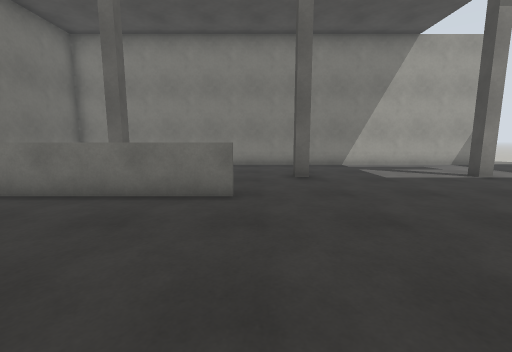
[1] (above)

14 first-person views from a walk through a world built for the Gazebo simulator. The camera is 1.2 m above the floor, tilts 8° down and sees 90° across. The floor is counted in squares, 1 m on a side. Each view is taken from the middle of a square. On the plan, view 1 faces up. The plan holds only what a view shows up to about 12 squares ahead; the rest is blank.

[2]
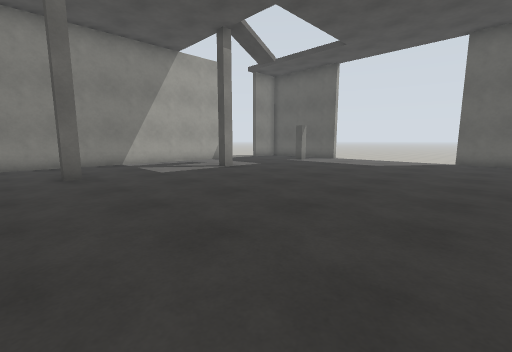

[3]
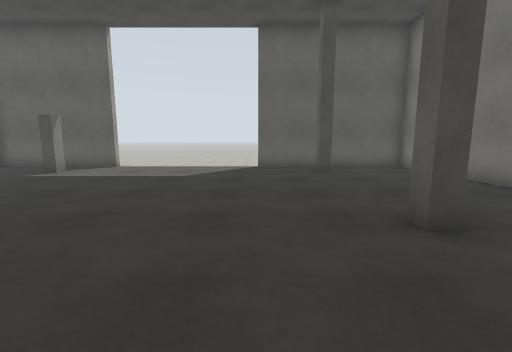

[4]
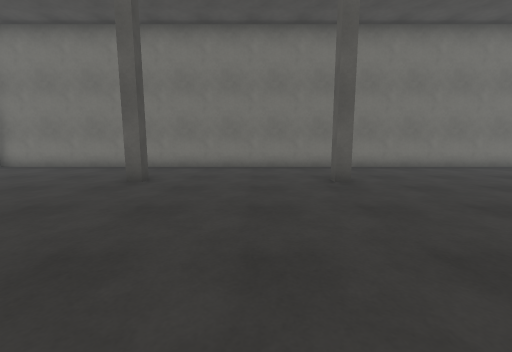

[5]
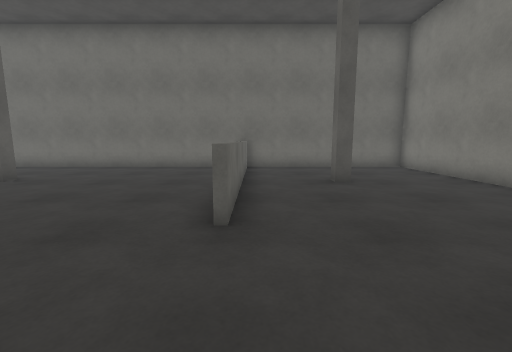

[6]
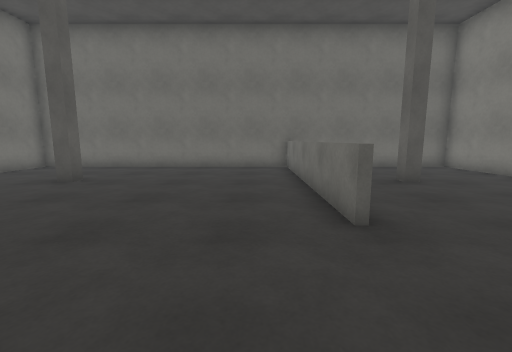

[7]
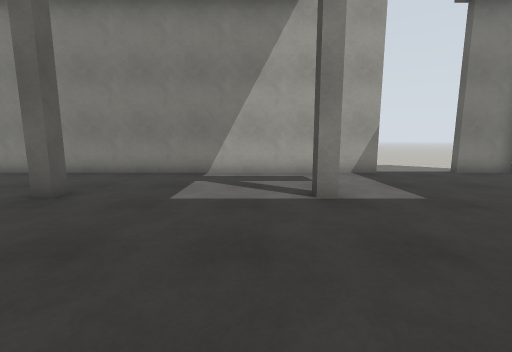

[8]
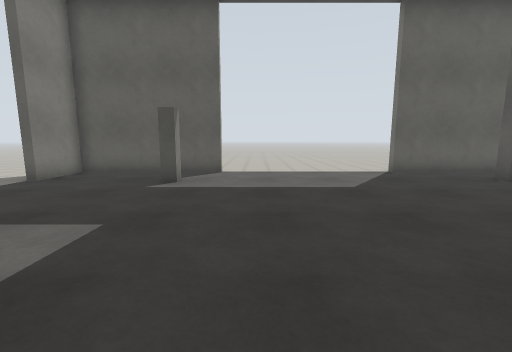

[9]
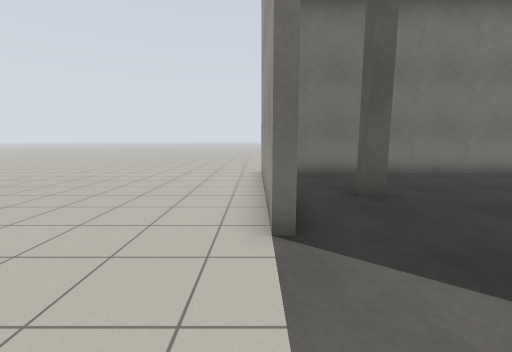

[10]
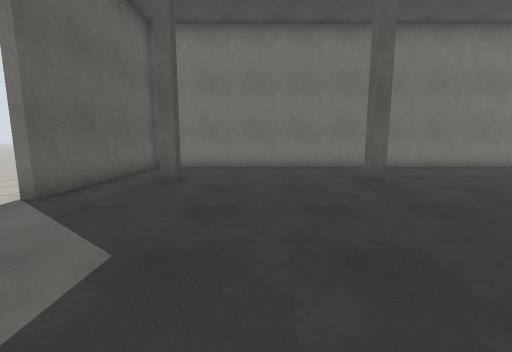

[11]
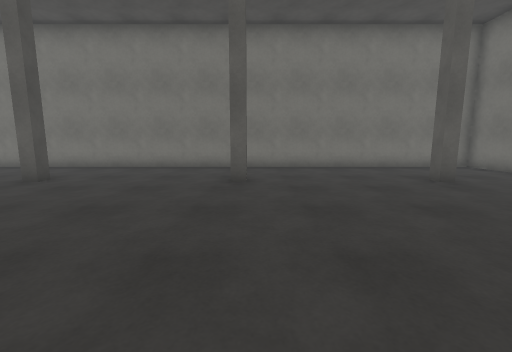

[12]
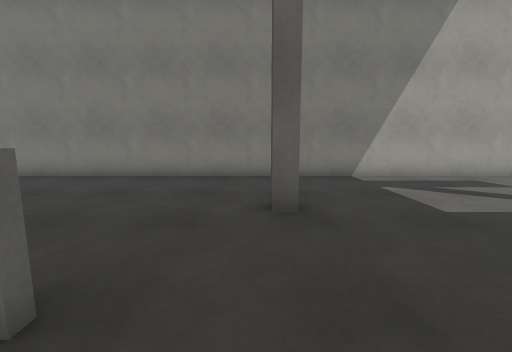

[13]
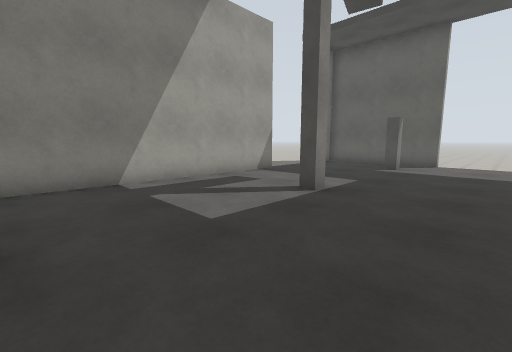

[14]
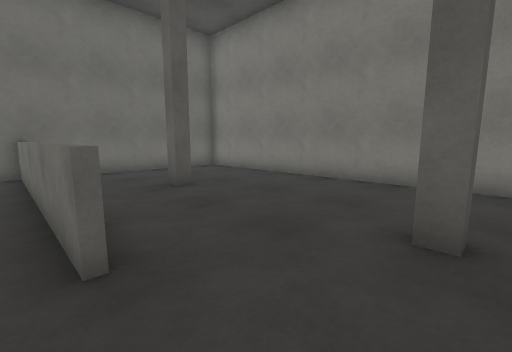

### Floor plan
Points are (right, up) in squares from view 1. A wall is a line through its corners. A room is listed if a view was taken in it or the views show most of it. See-through windows are left out.
Room 1 (views 1, 2, 3, 4, 5, 6, 7, 8, 9, 10, 11, 12, 13, 14)
walls: (-0.4, 5.4) (-8.5, 5.4); (10.6, 12.5) (-8.5, 12.5) (-8.5, -5.5) (15.5, -5.5) (15.5, 0.9) (15.8, 0.9) (15.8, -4.5); (-7.6, 5.6) (-0.5, 5.6); (15.5, 7.2) (15.5, 12.5) (13.5, 12.5) (13.5, 12.9)
ways out: opening at (17, -7)
objects: grey post (-5, -2) to (-4, -1); grey post (-5, 8) to (-4, 9); grey post (1, -2) to (2, -1); grey post (1, 8) to (2, 9); grey post (7, -2) to (8, -1); grey post (7, 8) to (8, 9); grey post (13, -2) to (14, -1); grey post (13, 8) to (14, 9)

Where each view was taken, in squares from view 1:
view 1: 0 up, 0 right, facing up
view 2: 1 down, 0 right, facing up-right
view 3: 1 up, 4 right, facing right
view 4: 6 up, 4 right, facing down
view 5: 6 up, 3 right, facing left
view 6: 4 up, 3 right, facing left
view 7: 3 up, 6 right, facing up
view 8: 6 up, 6 right, facing right
view 9: 4 up, 16 right, facing down
view 10: 6 up, 11 right, facing down
view 11: 6 up, 1 right, facing down
view 12: 4 up, 1 right, facing up
view 13: 5 up, 2 right, facing up-right
view 14: 5 up, 2 right, facing up-left
